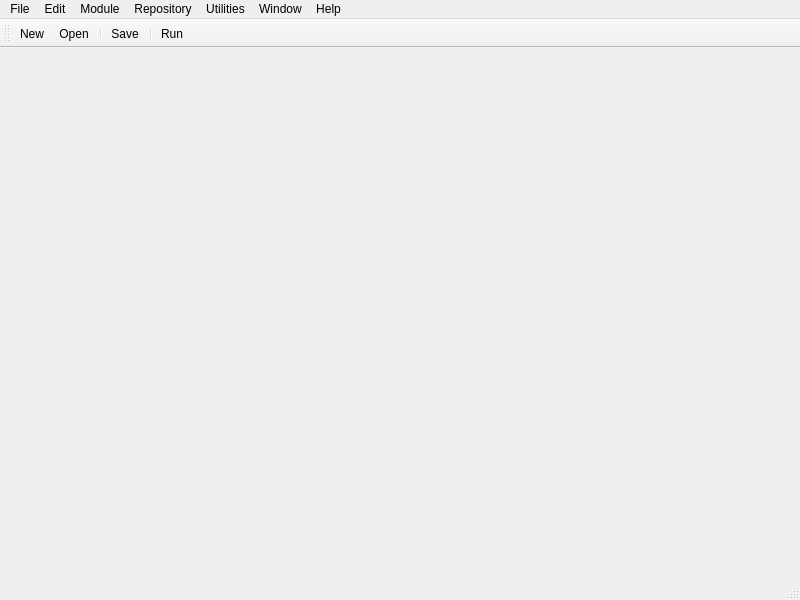
<?xml version="1.0" encoding="UTF-8"?>
<ui version="4.0">
 <author>Eduard Urbach</author>
 <class>MainWindow</class>
 <widget class="QMainWindow" name="MainWindow">
  <property name="geometry">
   <rect>
    <x>0</x>
    <y>0</y>
    <width>800</width>
    <height>600</height>
   </rect>
  </property>
  <property name="windowTitle">
   <string>Flua Studio 0.4.3</string>
  </property>
  <property name="windowIcon">
   <iconset>
    <normaloff>../images/flua.png</normaloff>../images/flua.png</iconset>
  </property>
  <widget class="QWidget" name="centralwidget"/>
  <widget class="QMenuBar" name="mainMenuBar">
   <property name="geometry">
    <rect>
     <x>0</x>
     <y>0</y>
     <width>800</width>
     <height>26</height>
    </rect>
   </property>
   <widget class="QMenu" name="menuFile">
    <property name="title">
     <string>File</string>
    </property>
    <addaction name="actionNew"/>
    <addaction name="actionOpen"/>
    <addaction name="separator"/>
    <addaction name="actionSave"/>
    <addaction name="actionSaveAs"/>
    <addaction name="separator"/>
    <addaction name="actionClose"/>
    <addaction name="actionReopenLastFile"/>
    <addaction name="separator"/>
    <addaction name="actionExit"/>
   </widget>
   <widget class="QMenu" name="menuModule">
    <property name="title">
     <string>Module</string>
    </property>
    <addaction name="actionRun"/>
    <addaction name="separator"/>
    <addaction name="actionRunOptimized"/>
    <addaction name="actionRunDebug"/>
    <addaction name="actionRunModuleTests"/>
    <addaction name="separator"/>
    <addaction name="actionCleanAllTargets"/>
    <addaction name="actionViewSource"/>
    <addaction name="separator"/>
    <addaction name="actionProperties"/>
   </widget>
   <widget class="QMenu" name="menuHelp">
    <property name="title">
     <string>Help</string>
    </property>
    <widget class="QMenu" name="menuFAQ">
     <property name="title">
      <string>FAQ</string>
     </property>
     <addaction name="actionFAQUpdate"/>
     <addaction name="actionFAQCompiling"/>
     <addaction name="actionFAQTabs"/>
    </widget>
    <addaction name="menuFAQ"/>
    <addaction name="actionIntroduction"/>
    <addaction name="separator"/>
    <addaction name="actionChangeLog"/>
    <addaction name="actionDownloadUpdates"/>
    <addaction name="separator"/>
    <addaction name="actionResetLocalChanges"/>
    <addaction name="actionResetLocalFileChanges"/>
    <addaction name="separator"/>
    <addaction name="actionReportBug"/>
    <addaction name="separator"/>
    <addaction name="actionThanksTo"/>
    <addaction name="actionAbout"/>
   </widget>
   <widget class="QMenu" name="menuEdit">
    <property name="title">
     <string>Edit</string>
    </property>
    <addaction name="actionUndo"/>
    <addaction name="actionRedo"/>
    <addaction name="separator"/>
    <addaction name="actionSearch"/>
    <addaction name="actionRegExSearch"/>
    <addaction name="separator"/>
    <addaction name="actionCopy"/>
    <addaction name="actionCut"/>
    <addaction name="actionPaste"/>
    <addaction name="separator"/>
    <addaction name="actionPreferences"/>
   </widget>
   <widget class="QMenu" name="menuWindows">
    <property name="title">
     <string>Window</string>
    </property>
    <addaction name="actionToggleFullscreen"/>
   </widget>
   <widget class="QMenu" name="menuRepository">
    <property name="title">
     <string>Repository</string>
    </property>
    <addaction name="actionRepositoryList"/>
    <addaction name="actionConnectWithGitHub"/>
   </widget>
   <widget class="QMenu" name="menuUtilities">
    <property name="title">
     <string>Utilities</string>
    </property>
    <addaction name="actionCreateDefaultImplementation"/>
    <addaction name="actionJumpToDefinition"/>
    <addaction name="actionDuplicateLine"/>
    <addaction name="actionToggleComment"/>
    <addaction name="actionFindPossibleParallelizationPoints"/>
   </widget>
   <addaction name="menuFile"/>
   <addaction name="menuEdit"/>
   <addaction name="menuModule"/>
   <addaction name="menuRepository"/>
   <addaction name="menuUtilities"/>
   <addaction name="menuWindows"/>
   <addaction name="menuHelp"/>
  </widget>
  <widget class="QStatusBar" name="statusBar"/>
  <widget class="QToolBar" name="toolBar">
   <property name="windowTitle">
    <string>Standard Toolbar</string>
   </property>
   <attribute name="toolBarArea">
    <enum>TopToolBarArea</enum>
   </attribute>
   <attribute name="toolBarBreak">
    <bool>false</bool>
   </attribute>
   <addaction name="actionNew"/>
   <addaction name="actionOpen"/>
   <addaction name="separator"/>
   <addaction name="actionSave"/>
   <addaction name="separator"/>
   <addaction name="actionRun"/>
  </widget>
  <action name="actionNew">
   <property name="icon">
    <iconset>
     <normaloff>../../../../bp/Tools/IDE/images/icons/actions/document-new.png</normaloff>../../../../bp/Tools/IDE/images/icons/actions/document-new.png</iconset>
   </property>
   <property name="text">
    <string>New</string>
   </property>
   <property name="statusTip">
    <string/>
   </property>
   <property name="shortcut">
    <string>Ctrl+N</string>
   </property>
  </action>
  <action name="actionExit">
   <property name="icon">
    <iconset>
     <normaloff>../../../../bp/Tools/IDE/images/icons/actions/system-log-out.png</normaloff>../../../../bp/Tools/IDE/images/icons/actions/system-log-out.png</iconset>
   </property>
   <property name="text">
    <string>Exit</string>
   </property>
   <property name="statusTip">
    <string>Exit program</string>
   </property>
   <property name="shortcut">
    <string>Ctrl+Q</string>
   </property>
  </action>
  <action name="actionOpen">
   <property name="icon">
    <iconset>
     <normaloff>../../../../bp/Tools/IDE/images/icons/actions/document-open.png</normaloff>../../../../bp/Tools/IDE/images/icons/actions/document-open.png</iconset>
   </property>
   <property name="text">
    <string>Open</string>
   </property>
   <property name="shortcut">
    <string>Ctrl+O</string>
   </property>
  </action>
  <action name="actionAbout">
   <property name="icon">
    <iconset>
     <normaloff>../../../../bp/Tools/IDE/images/icons/apps/help-browser.png</normaloff>../../../../bp/Tools/IDE/images/icons/apps/help-browser.png</iconset>
   </property>
   <property name="text">
    <string>About</string>
   </property>
  </action>
  <action name="actionRun">
   <property name="icon">
    <iconset>
     <normaloff>../../../../bp/Tools/IDE/images/icons/actions/media-playback-start.png</normaloff>../../../../bp/Tools/IDE/images/icons/actions/media-playback-start.png</iconset>
   </property>
   <property name="text">
    <string>Run</string>
   </property>
   <property name="shortcut">
    <string>F5</string>
   </property>
  </action>
  <action name="actionSave">
   <property name="icon">
    <iconset>
     <normaloff>../../../../bp/Tools/IDE/images/icons/actions/document-save.png</normaloff>../../../../bp/Tools/IDE/images/icons/actions/document-save.png</iconset>
   </property>
   <property name="text">
    <string>Save</string>
   </property>
   <property name="shortcut">
    <string>Ctrl+S</string>
   </property>
  </action>
  <action name="actionSaveAs">
   <property name="icon">
    <iconset>
     <normaloff>../../../../bp/Tools/IDE/images/icons/actions/document-save-as.png</normaloff>../../../../bp/Tools/IDE/images/icons/actions/document-save-as.png</iconset>
   </property>
   <property name="text">
    <string>Save as</string>
   </property>
   <property name="shortcut">
    <string>Ctrl+Shift+S</string>
   </property>
  </action>
  <action name="actionUndo">
   <property name="icon">
    <iconset>
     <normaloff>../../../../bp/Tools/IDE/images/icons/actions/edit-undo.png</normaloff>../../../../bp/Tools/IDE/images/icons/actions/edit-undo.png</iconset>
   </property>
   <property name="text">
    <string>Undo</string>
   </property>
   <property name="shortcut">
    <string>Ctrl+Z</string>
   </property>
  </action>
  <action name="actionRedo">
   <property name="icon">
    <iconset>
     <normaloff>../../../../bp/Tools/IDE/images/icons/actions/edit-redo.png</normaloff>../../../../bp/Tools/IDE/images/icons/actions/edit-redo.png</iconset>
   </property>
   <property name="text">
    <string>Redo</string>
   </property>
   <property name="shortcut">
    <string>Ctrl+Y</string>
   </property>
  </action>
  <action name="actionViewDependencies">
   <property name="checkable">
    <bool>true</bool>
   </property>
   <property name="checked">
    <bool>false</bool>
   </property>
   <property name="enabled">
    <bool>true</bool>
   </property>
   <property name="text">
    <string>Dependencies</string>
   </property>
  </action>
  <action name="actionViewXML">
   <property name="checkable">
    <bool>true</bool>
   </property>
   <property name="checked">
    <bool>false</bool>
   </property>
   <property name="enabled">
    <bool>true</bool>
   </property>
   <property name="text">
    <string>XML View</string>
   </property>
  </action>
  <action name="actionProperties">
   <property name="icon">
    <iconset>
     <normaloff>../../../../bp/Tools/IDE/images/icons/actions/document-properties.png</normaloff>../../../../bp/Tools/IDE/images/icons/actions/document-properties.png</iconset>
   </property>
   <property name="text">
    <string>Properties</string>
   </property>
   <property name="shortcut">
    <string>F9</string>
   </property>
  </action>
  <action name="actionCopy">
   <property name="icon">
    <iconset>
     <normaloff>../../../../bp/Tools/IDE/images/icons/actions/edit-copy.png</normaloff>../../../../bp/Tools/IDE/images/icons/actions/edit-copy.png</iconset>
   </property>
   <property name="text">
    <string>Copy</string>
   </property>
   <property name="shortcut">
    <string>Ctrl+C</string>
   </property>
  </action>
  <action name="actionPaste">
   <property name="icon">
    <iconset>
     <normaloff>../../../../bp/Tools/IDE/images/icons/actions/edit-paste.png</normaloff>../../../../bp/Tools/IDE/images/icons/actions/edit-paste.png</iconset>
   </property>
   <property name="text">
    <string>Paste</string>
   </property>
   <property name="shortcut">
    <string>Ctrl+V</string>
   </property>
  </action>
  <action name="actionCut">
   <property name="icon">
    <iconset>
     <normaloff>../../../../bp/Tools/IDE/images/icons/actions/edit-cut.png</normaloff>../../../../bp/Tools/IDE/images/icons/actions/edit-cut.png</iconset>
   </property>
   <property name="text">
    <string>Cut</string>
   </property>
   <property name="shortcut">
    <string>Ctrl+X</string>
   </property>
  </action>
  <action name="actionPreferences">
   <property name="icon">
    <iconset>
     <normaloff>../../../../bp/Tools/IDE/images/icons/categories/preferences-system.png</normaloff>../../../../bp/Tools/IDE/images/icons/categories/preferences-system.png</iconset>
   </property>
   <property name="text">
    <string>Preferences</string>
   </property>
   <property name="shortcut">
    <string>F10</string>
   </property>
  </action>
  <action name="actionAutoComplete">
   <property name="text">
    <string>Auto Complete</string>
   </property>
   <property name="shortcut">
    <string>Ctrl+Space</string>
   </property>
  </action>
  <action name="actionClose">
   <property name="icon">
    <iconset>
     <normaloff>../../../../bp/Tools/IDE/images/icons/actions/window-close.png</normaloff>../../../../bp/Tools/IDE/images/icons/actions/window-close.png</iconset>
   </property>
   <property name="text">
    <string>Close</string>
   </property>
   <property name="shortcut">
    <string>Ctrl+W</string>
   </property>
  </action>
  <action name="actionAutoComplete_2">
   <property name="text">
    <string>Auto Complete</string>
   </property>
   <property name="shortcut">
    <string>Ctrl+Space</string>
   </property>
  </action>
  <action name="actionThanksTo">
   <property name="text">
    <string>Thanks to...</string>
   </property>
  </action>
  <action name="actionDownloadUpdates">
   <property name="icon">
    <iconset>
     <normaloff>../../../../bp/Tools/IDE/images/icons/actions/go-down.png</normaloff>../../../../bp/Tools/IDE/images/icons/actions/go-down.png</iconset>
   </property>
   <property name="text">
    <string>Download updates</string>
   </property>
  </action>
  <action name="actionReopenLastFile">
   <property name="icon">
    <iconset>
     <normaloff>../../../../bp/Tools/IDE/images/icons/actions/tab-new.png</normaloff>../../../../bp/Tools/IDE/images/icons/actions/tab-new.png</iconset>
   </property>
   <property name="text">
    <string>Reopen last file</string>
   </property>
   <property name="shortcut">
    <string>Ctrl+Shift+T</string>
   </property>
  </action>
  <action name="actionIntroduction">
   <property name="text">
    <string>Documentation</string>
   </property>
  </action>
  <action name="actionRunOptimized">
   <property name="icon">
    <iconset>
     <normaloff>../../../../bp/Tools/IDE/images/icons/actions/media-seek-forward.png</normaloff>../../../../bp/Tools/IDE/images/icons/actions/media-seek-forward.png</iconset>
   </property>
   <property name="text">
    <string>Run optimized</string>
   </property>
   <property name="shortcut">
    <string>F6</string>
   </property>
  </action>
  <action name="actionRunDebug">
   <property name="icon">
    <iconset>
     <normaloff>../../../../bp/Tools/IDE/images/icons/docks/debugger.png</normaloff>../../../../bp/Tools/IDE/images/icons/docks/debugger.png</iconset>
   </property>
   <property name="text">
    <string>Debug</string>
   </property>
   <property name="shortcut">
    <string>F7</string>
   </property>
  </action>
  <action name="actionToggleFullscreen">
   <property name="icon">
    <iconset>
     <normaloff>../../../../bp/Tools/IDE/images/icons/actions/view-fullscreen.png</normaloff>../../../../bp/Tools/IDE/images/icons/actions/view-fullscreen.png</iconset>
   </property>
   <property name="text">
    <string>Toggle fullscreen</string>
   </property>
   <property name="shortcut">
    <string>F11</string>
   </property>
  </action>
  <action name="actionChangeLog">
   <property name="icon">
    <iconset>
     <normaloff>../../../../bp/Tools/IDE/images/icons/apps/accessories-text-editor.png</normaloff>../../../../bp/Tools/IDE/images/icons/apps/accessories-text-editor.png</iconset>
   </property>
   <property name="text">
    <string>Changelog</string>
   </property>
  </action>
  <action name="actionRun_module_test">
   <property name="text">
    <string>Run module test</string>
   </property>
  </action>
  <action name="actionRunModuleTests">
   <property name="icon">
    <iconset>
     <normaloff>../../../../bp/Tools/IDE/images/icons/places/start-here.png</normaloff>../../../../bp/Tools/IDE/images/icons/places/start-here.png</iconset>
   </property>
   <property name="text">
    <string>Run module tests</string>
   </property>
   <property name="shortcut">
    <string>F8</string>
   </property>
  </action>
  <action name="actionCleanAllTargets">
   <property name="icon">
    <iconset>
     <normaloff>../../../../bp/Tools/IDE/images/icons/actions/edit-clear.png</normaloff>../../../../bp/Tools/IDE/images/icons/actions/edit-clear.png</iconset>
   </property>
   <property name="text">
    <string>Clean all targets</string>
   </property>
  </action>
  <action name="actionResetLocalChanges">
   <property name="icon">
    <iconset>
     <normaloff>../../../../bp/Tools/IDE/images/icons/actions/edit-clear.png</normaloff>../../../../bp/Tools/IDE/images/icons/actions/edit-clear.png</iconset>
   </property>
   <property name="text">
    <string>Reset all local changes</string>
   </property>
  </action>
  <action name="actionSearch">
   <property name="icon">
    <iconset>
     <normaloff>../../../../bp/Tools/IDE/images/icons/actions/edit-find.png</normaloff>../../../../bp/Tools/IDE/images/icons/actions/edit-find.png</iconset>
   </property>
   <property name="text">
    <string>Search</string>
   </property>
   <property name="shortcut">
    <string>Ctrl+F</string>
   </property>
  </action>
  <action name="actionRegExSearch">
   <property name="icon">
    <iconset>
     <normaloff>../../../../bp/Tools/IDE/images/icons/actions/edit-find.png</normaloff>../../../../bp/Tools/IDE/images/icons/actions/edit-find.png</iconset>
   </property>
   <property name="text">
    <string>RegEx Search</string>
   </property>
   <property name="shortcut">
    <string>Ctrl+Shift+F</string>
   </property>
  </action>
  <action name="actionReportBug">
   <property name="icon">
    <iconset>
     <normaloff>../../../../bp/Tools/IDE/images/icons/docks/debugger.png</normaloff>../../../../bp/Tools/IDE/images/icons/docks/debugger.png</iconset>
   </property>
   <property name="text">
    <string>Submit a Bug Report</string>
   </property>
  </action>
  <action name="actionRepositoryList">
   <property name="icon">
    <iconset>
     <normaloff>../../../../bp/Tools/IDE/images/icons/apps/internet-web-browser.png</normaloff>../../../../bp/Tools/IDE/images/icons/apps/internet-web-browser.png</iconset>
   </property>
   <property name="text">
    <string>Repository list</string>
   </property>
  </action>
  <action name="actionConnectWithGitHub">
   <property name="icon">
    <iconset>
     <normaloff>../../../../bp/Tools/IDE/images/icons/apps/github.png</normaloff>../../../../bp/Tools/IDE/images/icons/apps/github.png</iconset>
   </property>
   <property name="text">
    <string>Connect with GitHub</string>
   </property>
  </action>
  <action name="actionResetLocalFileChanges">
   <property name="icon">
    <iconset>
     <normaloff>../../../../bp/Tools/IDE/images/icons/actions/edit-clear.png</normaloff>../../../../bp/Tools/IDE/images/icons/actions/edit-clear.png</iconset>
   </property>
   <property name="text">
    <string>Reset changes for this module</string>
   </property>
  </action>
  <action name="actionFAQUpdate">
   <property name="text">
    <string>Why does updating fail?</string>
   </property>
  </action>
  <action name="actionFAQCompiling">
   <property name="text">
    <string>Why does the compiler not work?</string>
   </property>
  </action>
  <action name="actionViewSource">
   <property name="icon">
    <iconset>
     <normaloff>../../../../bp/Tools/IDE/images/icons/mimetypes/text-x-generic.png</normaloff>../../../../bp/Tools/IDE/images/icons/mimetypes/text-x-generic.png</iconset>
   </property>
   <property name="text">
    <string>View generated source code</string>
   </property>
   <property name="shortcut">
    <string>Ctrl+U</string>
   </property>
  </action>
  <action name="actionFAQTabs">
   <property name="text">
    <string>Why can't I use spaces instead of tabs?</string>
   </property>
  </action>
  <action name="actionDebug">
   <property name="text">
    <string>Debug</string>
   </property>
  </action>
  <action name="actionCreateDefaultImplementation">
   <property name="text">
    <string>Create default implementation</string>
   </property>
   <property name="shortcut">
    <string>Ctrl+E</string>
   </property>
  </action>
  <action name="actionJumpToDefinition">
   <property name="text">
    <string>Jump to definition</string>
   </property>
   <property name="shortcut">
    <string>Ctrl+D</string>
   </property>
  </action>
  <action name="actionDuplicateLine">
   <property name="text">
    <string>Duplicate line</string>
   </property>
   <property name="shortcut">
    <string>Ctrl+Shift+D</string>
   </property>
  </action>
  <action name="actionToggleComment">
   <property name="text">
    <string>Toggle comment</string>
   </property>
   <property name="shortcut">
    <string>Ctrl+Shift+C</string>
   </property>
  </action>
  <action name="actionFindPossibleParallelizationPoints">
   <property name="text">
    <string>Find possible parallelization points</string>
   </property>
  </action>
 </widget>
 <resources/>
 <connections/>
</ui>
